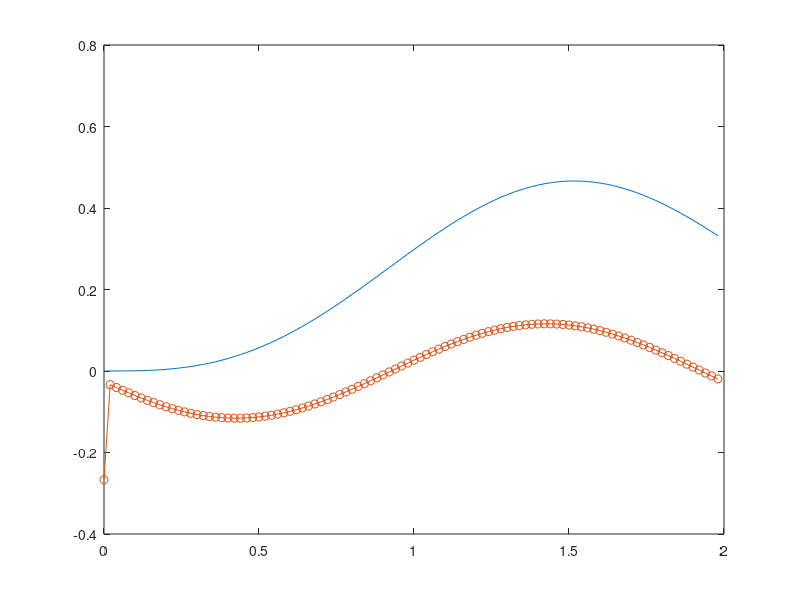

Reproduce this figure in MATLAB.
function harmonic_balance()
clc
clear all
close all
global N T w t F W X
N=100;
T=2;
w=2*pi/T;
t=linspace(0,T,N+1);%actually they will be N equally divided points in continuous system
t=t(1:end-1);%we required N-1 points in the current system
F=sin(w*t);%forcing term
iw=(0:ceil(N-1)/2)*1i*(w);
miw=(-1i)*(floor(N/2):-1:1)*(w);
W=[iw,miw]
X=fft(F)
x=fminsearch(error(), X)

function residue=error()
dotX=W.*X
dotx=ifft(dotX)
ddotX=(W.^2).*X
ddotx=ifft(ddotX)
x0=ddotx/W.^2

residue=@(X) sum(abs(ddotx+x0-F))
end
% figure(1)
% plot(t,ifft(x)/(1-w^2),t,F./(1-w^2),'*-')
x_0=0;v0=0;
 fnc = @(t,x)[x(2);sin(w*t)-x(1)]
 [tspan,xval] = ode45(fnc,t,[x0 v0])
 figure(2)
 plot(t,xval(:,1),t,ifft(x)/(1-w^2),'o-')
end